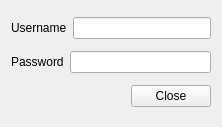
<?xml version="1.0" encoding="UTF-8"?>
<ui version="4.0">
 <class>dialogUsernamePassword</class>
 <widget class="QWidget" name="dialogUsernamePassword">
  <property name="geometry">
   <rect>
    <x>0</x>
    <y>0</y>
    <width>222</width>
    <height>127</height>
   </rect>
  </property>
  <property name="windowTitle">
   <string>Form</string>
  </property>
  <layout class="QGridLayout" name="gridLayout">
   <item row="1" column="0">
    <layout class="QHBoxLayout" name="horizontalLayout_2">
     <item>
      <widget class="QLabel" name="label_2">
       <property name="text">
        <string>Password</string>
       </property>
      </widget>
     </item>
     <item>
      <widget class="QLineEdit" name="lePassword"/>
     </item>
    </layout>
   </item>
   <item row="2" column="0">
    <layout class="QHBoxLayout" name="horizontalLayout_3">
     <item>
      <spacer name="horizontalSpacer">
       <property name="orientation">
        <enum>Qt::Horizontal</enum>
       </property>
       <property name="sizeHint" stdset="0">
        <size>
         <width>40</width>
         <height>20</height>
        </size>
       </property>
      </spacer>
     </item>
     <item>
      <widget class="QPushButton" name="btnClose">
       <property name="text">
        <string>Close</string>
       </property>
      </widget>
     </item>
    </layout>
   </item>
   <item row="0" column="0">
    <layout class="QHBoxLayout" name="horizontalLayout">
     <item>
      <widget class="QLabel" name="label">
       <property name="text">
        <string>Username</string>
       </property>
      </widget>
     </item>
     <item>
      <widget class="QLineEdit" name="leUsername"/>
     </item>
    </layout>
   </item>
  </layout>
 </widget>
 <resources/>
 <connections/>
</ui>
